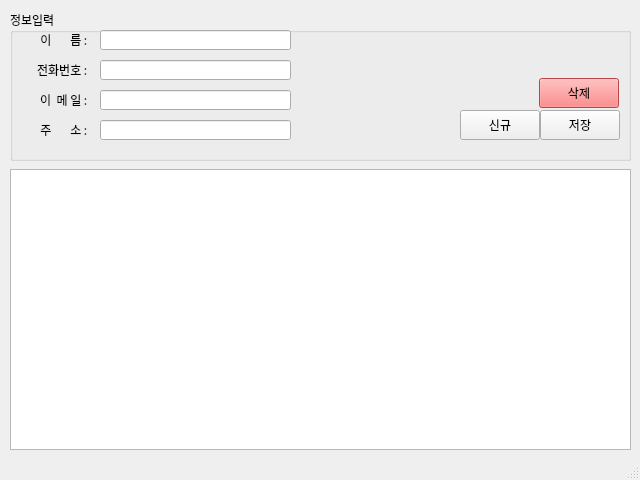
<?xml version="1.0" encoding="UTF-8"?>
<ui version="4.0">
 <class>MainWindow</class>
 <widget class="QMainWindow" name="MainWindow">
  <property name="geometry">
   <rect>
    <x>0</x>
    <y>0</y>
    <width>640</width>
    <height>480</height>
   </rect>
  </property>
  <property name="font">
   <font>
    <family>나눔고딕</family>
   </font>
  </property>
  <property name="windowTitle">
   <string>MainWindow</string>
  </property>
  <widget class="QWidget" name="centralwidget">
   <widget class="QWidget" name="verticalLayoutWidget">
    <property name="geometry">
     <rect>
      <x>10</x>
      <y>10</y>
      <width>621</width>
      <height>151</height>
     </rect>
    </property>
    <layout class="QVBoxLayout" name="verticalLayout">
     <item>
      <widget class="QGroupBox" name="groupBox">
       <property name="title">
        <string>정보입력</string>
       </property>
       <widget class="QLabel" name="label">
        <property name="geometry">
         <rect>
          <x>20</x>
          <y>24</y>
          <width>60</width>
          <height>12</height>
         </rect>
        </property>
        <property name="text">
         <string>이       름 : </string>
        </property>
        <property name="alignment">
         <set>Qt::AlignRight|Qt::AlignTrailing|Qt::AlignVCenter</set>
        </property>
       </widget>
       <widget class="QLineEdit" name="txtName">
        <property name="geometry">
         <rect>
          <x>90</x>
          <y>20</y>
          <width>191</width>
          <height>20</height>
         </rect>
        </property>
        <property name="inputMethodHints">
         <set>Qt::ImhDigitsOnly|Qt::ImhLatinOnly</set>
        </property>
        <property name="inputMask">
         <string/>
        </property>
        <property name="placeholderText">
         <string/>
        </property>
       </widget>
       <widget class="QLabel" name="label_3">
        <property name="geometry">
         <rect>
          <x>20</x>
          <y>54</y>
          <width>60</width>
          <height>12</height>
         </rect>
        </property>
        <property name="text">
         <string>전화번호 : </string>
        </property>
        <property name="alignment">
         <set>Qt::AlignRight|Qt::AlignTrailing|Qt::AlignVCenter</set>
        </property>
       </widget>
       <widget class="QLineEdit" name="txtPhone">
        <property name="geometry">
         <rect>
          <x>90</x>
          <y>50</y>
          <width>191</width>
          <height>20</height>
         </rect>
        </property>
        <property name="inputMethodHints">
         <set>Qt::ImhFormattedNumbersOnly</set>
        </property>
       </widget>
       <widget class="QLineEdit" name="txtEmail">
        <property name="geometry">
         <rect>
          <x>90</x>
          <y>80</y>
          <width>191</width>
          <height>20</height>
         </rect>
        </property>
       </widget>
       <widget class="QLabel" name="label_4">
        <property name="geometry">
         <rect>
          <x>20</x>
          <y>84</y>
          <width>60</width>
          <height>12</height>
         </rect>
        </property>
        <property name="text">
         <string>이  메 일 : </string>
        </property>
        <property name="alignment">
         <set>Qt::AlignRight|Qt::AlignTrailing|Qt::AlignVCenter</set>
        </property>
       </widget>
       <widget class="QLineEdit" name="txtAddress">
        <property name="geometry">
         <rect>
          <x>90</x>
          <y>110</y>
          <width>191</width>
          <height>20</height>
         </rect>
        </property>
       </widget>
       <widget class="QLabel" name="label_5">
        <property name="geometry">
         <rect>
          <x>20</x>
          <y>114</y>
          <width>60</width>
          <height>12</height>
         </rect>
        </property>
        <property name="text">
         <string>주       소 : </string>
        </property>
        <property name="alignment">
         <set>Qt::AlignRight|Qt::AlignTrailing|Qt::AlignVCenter</set>
        </property>
       </widget>
       <widget class="QPushButton" name="btnNew">
        <property name="geometry">
         <rect>
          <x>450</x>
          <y>100</y>
          <width>80</width>
          <height>30</height>
         </rect>
        </property>
        <property name="text">
         <string>신규</string>
        </property>
       </widget>
       <widget class="QPushButton" name="btnSave">
        <property name="geometry">
         <rect>
          <x>530</x>
          <y>100</y>
          <width>80</width>
          <height>30</height>
         </rect>
        </property>
        <property name="text">
         <string>저장</string>
        </property>
       </widget>
       <widget class="QPushButton" name="btnDel">
        <property name="geometry">
         <rect>
          <x>529</x>
          <y>68</y>
          <width>80</width>
          <height>30</height>
         </rect>
        </property>
        <property name="accessibleDescription">
         <string/>
        </property>
        <property name="styleSheet">
         <string notr="true">background-color:rgb(255,100,100)</string>
        </property>
        <property name="text">
         <string>삭제</string>
        </property>
       </widget>
      </widget>
     </item>
    </layout>
   </widget>
   <widget class="QWidget" name="verticalLayoutWidget_2">
    <property name="geometry">
     <rect>
      <x>10</x>
      <y>169</y>
      <width>621</width>
      <height>281</height>
     </rect>
    </property>
    <layout class="QVBoxLayout" name="verticalLayout_2">
     <item>
      <widget class="QTableWidget" name="tblAddress"/>
     </item>
    </layout>
   </widget>
  </widget>
  <widget class="QStatusBar" name="stbCurrent"/>
 </widget>
 <resources/>
 <connections/>
</ui>
